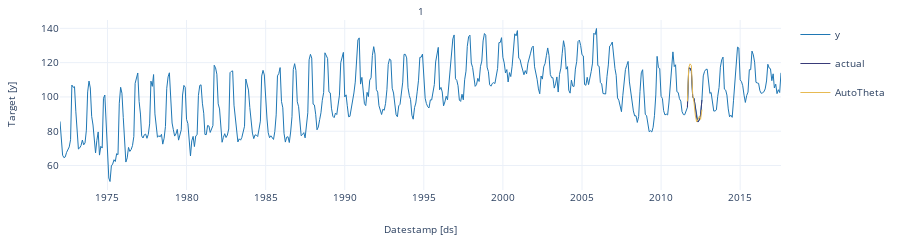
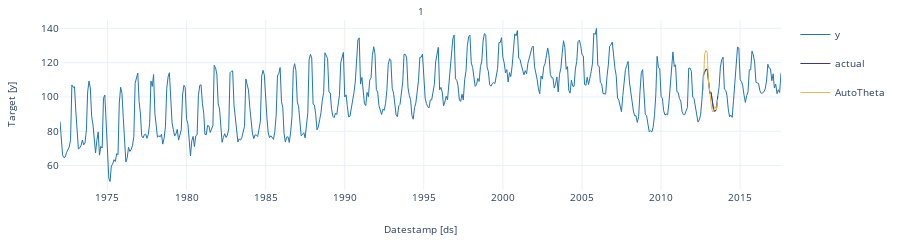
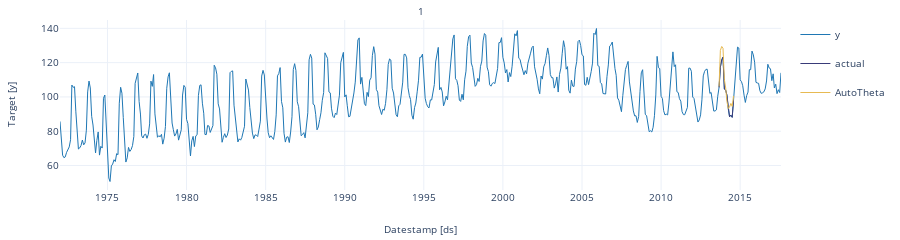
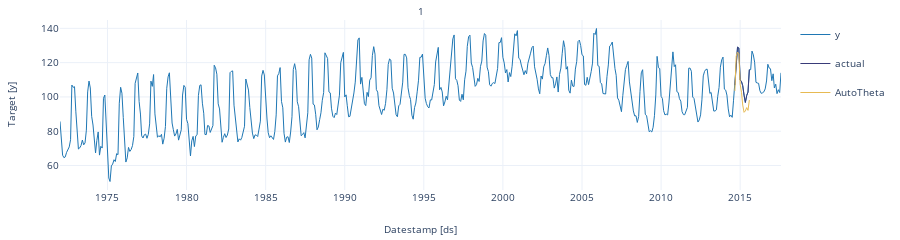

The code cell stored with these charts, in order, in its notebook:
### Markdown cell above
We’ll now plot the forecast for each cutoff period. To make the plots clearer, we’ll rename the actual values in each period.

### Code cell
crossvalidation_df.rename(columns = {'y' : 'actual'}, inplace = True) # rename actual values 

cutoff = crossvalidation_df['cutoff'].unique()

for k in range(len(cutoff)): 
    cv = crossvalidation_df[crossvalidation_df['cutoff'] == cutoff[k]]
    StatsForecast.plot(df, cv.loc[:, cv.columns != 'cutoff'])

### Figure 1 — Plotly figure (JSON) as saved in the notebook; plotly's stock layout.template omitted (floating-point values rounded to 4 significant figures; data arrays with more than 128 entries replaced by an {"elided": "..."} marker saying what was removed)
{"data": [{"legendgroup": "y", "line": {"color": "#1f77b4", "width": 1}, "mode": "lines", "name": "y", "showlegend": true, "type": "scatter", "x": {"elided": "548 str values"}, "xaxis": "x", "y": {"elided": "548 float values"}, "yaxis": "y"}, {"legendgroup": "actual", "line": {"color": "#393b79", "width": 1}, "mode": "lines", "name": "actual", "showlegend": true, "type": "scatter", "x": ["2011-09-01T00:00:00", "2011-10-01T00:00:00", "2011-11-01T00:00:00", "2011-12-01T00:00:00", "2012-01-01T00:00:00", "2012-02-01T00:00:00", "2012-03-01T00:00:00", "2012-04-01T00:00:00", "2012-05-01T00:00:00", "2012-06-01T00:00:00", "2012-07-01T00:00:00", "2012-08-01T00:00:00"], "xaxis": "x", "y": [93.91, 116.8, 116.8, 115.0, 99.97, 99.04, 94.15, 87.69, 85.35, 86.58, 89.52, 98.3], "yaxis": "y"}, {"legendgroup": "AutoTheta", "line": {"color": "#e7ba52", "width": 1}, "mode": "lines", "name": "AutoTheta", "showlegend": true, "type": "scatter", "x": ["2011-09-01T00:00:00", "2011-10-01T00:00:00", "2011-11-01T00:00:00", "2011-12-01T00:00:00", "2012-01-01T00:00:00", "2012-02-01T00:00:00", "2012-03-01T00:00:00", "2012-04-01T00:00:00", "2012-05-01T00:00:00", "2012-06-01T00:00:00", "2012-07-01T00:00:00", "2012-08-01T00:00:00"], "xaxis": "x", "y": [97.39, 117.1, 119.3, 118.4, 101.3, 96.7, 89.44, 85.5, 86.64, 88.62, 86.91, 92.56], "yaxis": "y"}], "layout": {"annotations": [{"font": {"size": 10}, "showarrow": false, "text": "1", "x": 0.5, "xanchor": "center", "xref": "paper", "y": 1, "yanchor": "bottom", "yref": "paper"}, {"font": {"size": 10}, "showarrow": false, "text": "Datestamp [ds]", "x": 0.5, "xanchor": "center", "xref": "paper", "y": 0, "yanchor": "top", "yref": "paper", "yshift": -30}, {"font": {"size": 10}, "showarrow": false, "text": "Target [y]", "textangle": -90, "x": 0, "xanchor": "right", "xref": "paper", "xshift": -40, "y": 0.5, "yanchor": "middle", "yref": "paper"}], "autosize": true, "font": {"size": 10}, "height": 150, "margin": {"b": 50, "l": 60, "r": 10, "t": 20}, "xaxis": {"anchor": "y", "domain": [0, 1], "showticklabels": true, "visible": true}, "yaxis": {"anchor": "x", "domain": [0, 1]}}}

### Figure 2 — Plotly figure (JSON) as saved in the notebook; plotly's stock layout.template omitted (floating-point values rounded to 4 significant figures; data arrays with more than 128 entries replaced by an {"elided": "..."} marker saying what was removed)
{"data": [{"legendgroup": "y", "line": {"color": "#1f77b4", "width": 1}, "mode": "lines", "name": "y", "showlegend": true, "type": "scatter", "x": {"elided": "548 str values"}, "xaxis": "x", "y": {"elided": "548 float values"}, "yaxis": "y"}, {"legendgroup": "actual", "line": {"color": "#393b79", "width": 1}, "mode": "lines", "name": "actual", "showlegend": true, "type": "scatter", "x": ["2012-09-01T00:00:00", "2012-10-01T00:00:00", "2012-11-01T00:00:00", "2012-12-01T00:00:00", "2013-01-01T00:00:00", "2013-02-01T00:00:00", "2013-03-01T00:00:00", "2013-04-01T00:00:00", "2013-05-01T00:00:00", "2013-06-01T00:00:00", "2013-07-01T00:00:00", "2013-08-01T00:00:00"], "xaxis": "x", "y": [112.3, 114.9, 116.1, 116.1, 107.1, 102.0, 102.6, 95.32, 91.76, 91.81, 92.43, 100.4], "yaxis": "y"}, {"legendgroup": "AutoTheta", "line": {"color": "#e7ba52", "width": 1}, "mode": "lines", "name": "AutoTheta", "showlegend": true, "type": "scatter", "x": ["2012-09-01T00:00:00", "2012-10-01T00:00:00", "2012-11-01T00:00:00", "2012-12-01T00:00:00", "2013-01-01T00:00:00", "2013-02-01T00:00:00", "2013-03-01T00:00:00", "2013-04-01T00:00:00", "2013-05-01T00:00:00", "2013-06-01T00:00:00", "2013-07-01T00:00:00", "2013-08-01T00:00:00"], "xaxis": "x", "y": [103.7, 124.8, 127.0, 126.0, 107.9, 103.1, 95.43, 91.34, 92.37, 94.38, 92.6, 98.53], "yaxis": "y"}], "layout": {"annotations": [{"font": {"size": 10}, "showarrow": false, "text": "1", "x": 0.5, "xanchor": "center", "xref": "paper", "y": 1, "yanchor": "bottom", "yref": "paper"}, {"font": {"size": 10}, "showarrow": false, "text": "Datestamp [ds]", "x": 0.5, "xanchor": "center", "xref": "paper", "y": 0, "yanchor": "top", "yref": "paper", "yshift": -30}, {"font": {"size": 10}, "showarrow": false, "text": "Target [y]", "textangle": -90, "x": 0, "xanchor": "right", "xref": "paper", "xshift": -40, "y": 0.5, "yanchor": "middle", "yref": "paper"}], "autosize": true, "font": {"size": 10}, "height": 150, "margin": {"b": 50, "l": 60, "r": 10, "t": 20}, "xaxis": {"anchor": "y", "domain": [0, 1], "showticklabels": true, "visible": true}, "yaxis": {"anchor": "x", "domain": [0, 1]}}}

### Figure 3 — Plotly figure (JSON) as saved in the notebook; plotly's stock layout.template omitted (floating-point values rounded to 4 significant figures; data arrays with more than 128 entries replaced by an {"elided": "..."} marker saying what was removed)
{"data": [{"legendgroup": "y", "line": {"color": "#1f77b4", "width": 1}, "mode": "lines", "name": "y", "showlegend": true, "type": "scatter", "x": {"elided": "548 str values"}, "xaxis": "x", "y": {"elided": "548 float values"}, "yaxis": "y"}, {"legendgroup": "actual", "line": {"color": "#393b79", "width": 1}, "mode": "lines", "name": "actual", "showlegend": true, "type": "scatter", "x": ["2013-09-01T00:00:00", "2013-10-01T00:00:00", "2013-11-01T00:00:00", "2013-12-01T00:00:00", "2014-01-01T00:00:00", "2014-02-01T00:00:00", "2014-03-01T00:00:00", "2014-04-01T00:00:00", "2014-05-01T00:00:00", "2014-06-01T00:00:00", "2014-07-01T00:00:00", "2014-08-01T00:00:00"], "xaxis": "x", "y": [105.5, 117.3, 121.6, 123.2, 104.6, 104.0, 101.1, 93.0, 88.41, 89.37, 88.09, 98.08], "yaxis": "y"}, {"legendgroup": "AutoTheta", "line": {"color": "#e7ba52", "width": 1}, "mode": "lines", "name": "AutoTheta", "showlegend": true, "type": "scatter", "x": ["2013-09-01T00:00:00", "2013-10-01T00:00:00", "2013-11-01T00:00:00", "2013-12-01T00:00:00", "2014-01-01T00:00:00", "2014-02-01T00:00:00", "2014-03-01T00:00:00", "2014-04-01T00:00:00", "2014-05-01T00:00:00", "2014-06-01T00:00:00", "2014-07-01T00:00:00", "2014-08-01T00:00:00"], "xaxis": "x", "y": [106.1, 127.1, 129.4, 128.4, 110.2, 105.2, 97.47, 93.21, 94.16, 96.2, 94.5, 100.6], "yaxis": "y"}], "layout": {"annotations": [{"font": {"size": 10}, "showarrow": false, "text": "1", "x": 0.5, "xanchor": "center", "xref": "paper", "y": 1, "yanchor": "bottom", "yref": "paper"}, {"font": {"size": 10}, "showarrow": false, "text": "Datestamp [ds]", "x": 0.5, "xanchor": "center", "xref": "paper", "y": 0, "yanchor": "top", "yref": "paper", "yshift": -30}, {"font": {"size": 10}, "showarrow": false, "text": "Target [y]", "textangle": -90, "x": 0, "xanchor": "right", "xref": "paper", "xshift": -40, "y": 0.5, "yanchor": "middle", "yref": "paper"}], "autosize": true, "font": {"size": 10}, "height": 150, "margin": {"b": 50, "l": 60, "r": 10, "t": 20}, "xaxis": {"anchor": "y", "domain": [0, 1], "showticklabels": true, "visible": true}, "yaxis": {"anchor": "x", "domain": [0, 1]}}}

### Figure 4 — Plotly figure (JSON) as saved in the notebook; plotly's stock layout.template omitted (floating-point values rounded to 4 significant figures; data arrays with more than 128 entries replaced by an {"elided": "..."} marker saying what was removed)
{"data": [{"legendgroup": "y", "line": {"color": "#1f77b4", "width": 1}, "mode": "lines", "name": "y", "showlegend": true, "type": "scatter", "x": {"elided": "548 str values"}, "xaxis": "x", "y": {"elided": "548 float values"}, "yaxis": "y"}, {"legendgroup": "actual", "line": {"color": "#393b79", "width": 1}, "mode": "lines", "name": "actual", "showlegend": true, "type": "scatter", "x": ["2014-09-01T00:00:00", "2014-10-01T00:00:00", "2014-11-01T00:00:00", "2014-12-01T00:00:00", "2015-01-01T00:00:00", "2015-02-01T00:00:00", "2015-03-01T00:00:00", "2015-04-01T00:00:00", "2015-05-01T00:00:00", "2015-06-01T00:00:00", "2015-07-01T00:00:00", "2015-08-01T00:00:00"], "xaxis": "x", "y": [106.9, 119.8, 129.1, 128.6, 110.0, 108.9, 106.5, 101.1, 96.78, 100.8, 102.8, 115.9], "yaxis": "y"}, {"legendgroup": "AutoTheta", "line": {"color": "#e7ba52", "width": 1}, "mode": "lines", "name": "AutoTheta", "showlegend": true, "type": "scatter", "x": ["2014-09-01T00:00:00", "2014-10-01T00:00:00", "2014-11-01T00:00:00", "2014-12-01T00:00:00", "2015-01-01T00:00:00", "2015-02-01T00:00:00", "2015-03-01T00:00:00", "2015-04-01T00:00:00", "2015-05-01T00:00:00", "2015-06-01T00:00:00", "2015-07-01T00:00:00", "2015-08-01T00:00:00"], "xaxis": "x", "y": [103.5, 123.8, 126.1, 125.2, 107.4, 102.6, 95.25, 91.02, 91.84, 93.76, 92.16, 98.17], "yaxis": "y"}], "layout": {"annotations": [{"font": {"size": 10}, "showarrow": false, "text": "1", "x": 0.5, "xanchor": "center", "xref": "paper", "y": 1, "yanchor": "bottom", "yref": "paper"}, {"font": {"size": 10}, "showarrow": false, "text": "Datestamp [ds]", "x": 0.5, "xanchor": "center", "xref": "paper", "y": 0, "yanchor": "top", "yref": "paper", "yshift": -30}, {"font": {"size": 10}, "showarrow": false, "text": "Target [y]", "textangle": -90, "x": 0, "xanchor": "right", "xref": "paper", "xshift": -40, "y": 0.5, "yanchor": "middle", "yref": "paper"}], "autosize": true, "font": {"size": 10}, "height": 150, "margin": {"b": 50, "l": 60, "r": 10, "t": 20}, "xaxis": {"anchor": "y", "domain": [0, 1], "showticklabels": true, "visible": true}, "yaxis": {"anchor": "x", "domain": [0, 1]}}}
